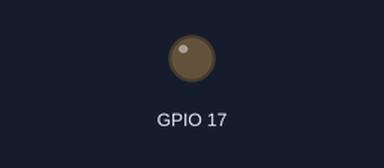
Recording of a program running on a simulated Raspberry Pi (BCM pin numbers). On the bench: output pins drawn as LEDs (lit = HIGH). At 2.0 s the program stops and its outputs stay as they are.

Above: at 0.1 s.
At 1.1 s:
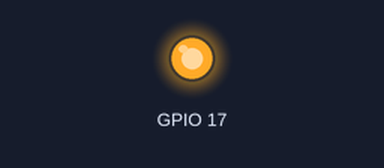
Timing chart, 0 to 3.5 s (numbered marks = the images above):
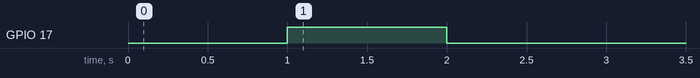

The program:

gpio-test.py
```python
from RPi import GPIO
import time

GPIO.setmode(GPIO.BCM) # Choose BCM to use GPIO numbers instead of pin numbers
GPIO.setup(17, GPIO.OUT)
time.sleep(1)
GPIO.output(17, GPIO.HIGH)
time.sleep(1)
GPIO.output(17, GPIO.LOW)
```

Measured:
- by itself, GPIO 17: LOW → HIGH at 1.0 s, → LOW 1.0 s later
